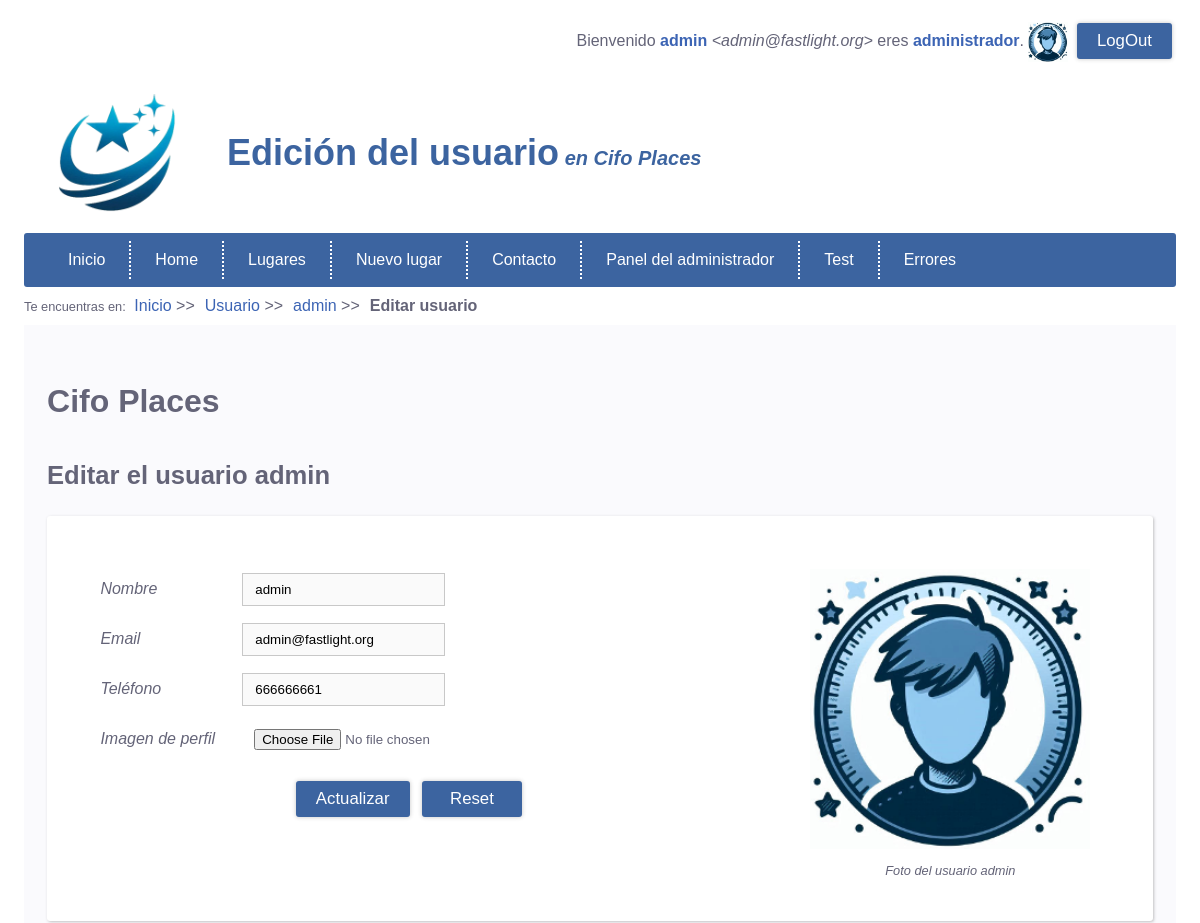
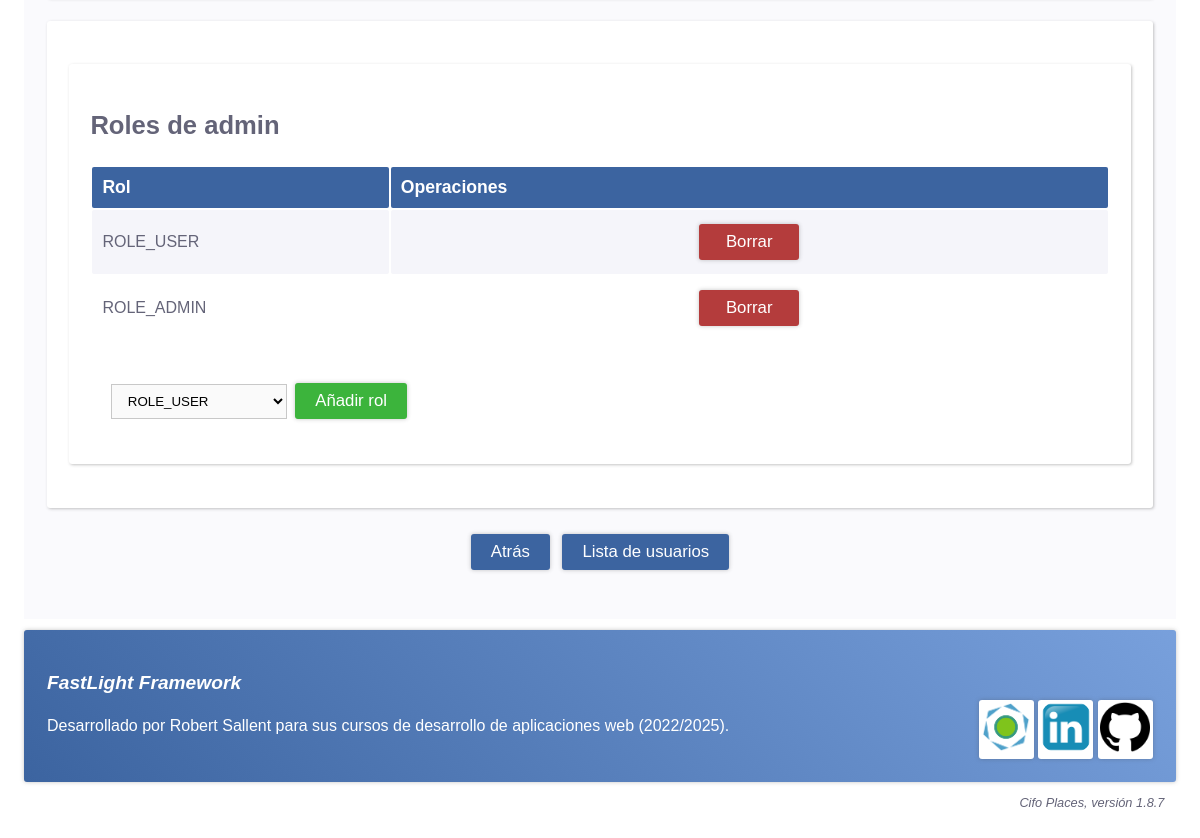
Screenshot of /User/edit/1 (signed in) with the database file from the repository (2 pictures, top to bottom).
### tables this page shows
CREATE TABLE users(
	id INT PRIMARY KEY auto_increment,
	displayname VARCHAR(32) NOT NULL,
	email VARCHAR(255) NOT NULL UNIQUE KEY,
	phone VARCHAR(32) NOT NULL UNIQUE KEY,
	password VARCHAR(255) NOT NULL,
	roles VARCHAR(1024) NOT NULL DEFAULT '["ROLE_USER"]',
	picture VARCHAR(256) DEFAULT NULL,
	created_at TIMESTAMP NOT NULL DEFAULT CURRENT_TIMESTAMP,
	updated_at TIMESTAMP NULL DEFAULT NULL ON UPDATE CURRENT_TIMESTAMP
);

### mvc/views/user/edit.php (the view, shortened to what the rows shown need)
 <!DOCTYPE html>
<html lang="es">
	<head>
		<?= $template->css() ?>
	</head>
	<body>
		<?= $template->login() ?>
		<?= $template->header('Edición del usuario') ?>
		<main>
    		<h1><?= APP_NAME ?></h1>
    		<h2>Editar el usuario <?= $user->displayname?></h2>
    		<section class="flex-container gap2">
        		<form method="POST" action="/User/update" class="flex2 no-border" enctype="multipart/form-data">
        			<label>Nombre</label>
        			<input type="text" name="displayname" value="<?=old('displayname', $user->displayname)?>">
        			<br>
        			<label>Email</label>
        			<input type="text" name="email" value="<?=old('email', $user->email)?>">
        			<br>
        			<label>Teléfono</label>
        			<input type="text" name="phone" value="<?=old('phone', $user->phone)?>">
        			<br>
        			<label>Imagen de perfil</label>
        			<input type="file" name="picture" accept="image/*" id="file-with-preview">
        			<br>
        			<div class="centrado my2">
        				<input type="submit" class="button" name="actualizar" value="Actualizar">
        				<input type="reset" class="button" value="Reset">
        			</div>
        		</form>
        		<div class="flex1 centrado p2">
                    <img src="<?=USER_IMAGE_FOLDER.'/'.($user->picture ?? DEFAULT_USER_IMAGE)?>"
                         class="cover enlarge-image" alt="Foto del usuario ">
                    <figcaption>Foto del usuario <?= $user->displayname ?? 'Desconocido' ?></figcaption>
                </div>
    		</section>
    		<section>
    			<?php if(Login::isAdmin()) { ?>
    			<section>
                    <h2>Roles de <?= $user->displayname ?></h2>
                    <?php if (empty($user->roles)) { ?>
                        <div class='warning p2'><p>No se han indicado roles.</p></div>
                    <?php } else { ?>
                        <table class="table w100">
                            <tr>
                                <th>Rol</th><th>Operaciones</th>
                            </tr>
                            <?php foreach ($user->roles as $role) { ?>
                                <tr>
                                    <td><?= $role ?></td>
                                    <td class="centrado">
                                        <form method="POST" class="no-border" action="/User/removerole">
                                            <input type="submit" class="button-danger" name="remove" value="Borrar">
                                        </form>
                                    </td>
                                </tr>
                            <?php } ?>
                        </table>
                    <form class="w50 m0 no-border" method="POST" action="/User/addrole">
                        <select name="role">
                            <?php foreach (USER_ROLES as $roleName) { ?>
                                <option value="<?= $roleName ?>"><?= $roleName ?></option>
                            <?php } ?>
                        </select>
                        <input class="button-success" type="submit" name="add" value="Añadir rol">
                    </form>
                </section>
               <?php } ?>
               <?php } ?>
    		</section>
			<div class="centrado my2">
				<a class="button" onclick="history.back()">Atrás</a>
				<a class="button" href="/User/list">Lista de usuarios</a>
			</div>
		</main>
	</body>
</html>

### templates/Base.php (shortened to what the rows shown need)
<?php
class Base implements TemplateInterface{
    protected array $css = [
        'standard'  => '/css/base.css',
        'tablet'    => '/css/base_tablet.css',
        'phone'     => '/css/base_phone.css',
        'printer'   => '/css/base_printer.css'
    ];
    protected array $mediaQueries = [
        'standard'  => 'screen',
        'tablet'    => 'screen and (max-width: 850px) and (min-width: 451px)',
        'phone'     => 'screen and (max-width: 450px)',
        'printer'   => 'print'
    ];
    public function css(){
        $html = "\n";
        foreach($this->css as $device => $file){
            if($file){
                $html .= "\t\t<link rel='stylesheet' media='".($this->mediaQueries[$device])."' type='text/css' href='$file'>\n";
            }
        }
        return $html;
    }
    public function login(){
        if(Login::guest()){
            $html = "
            <div class='derecha'>
                <a class='button' href='/User/create'>Registro</a>
                <a class='button' href='/Login'>LogIn</a>
            </div>";
        }else{
            $user = Login::user();
            $html = "
            <div class='right'>
                <span class='pc'>Bienvenido</span>
                <a class='negrita' href='/User/show/".user()->id."'>
                    $user->displayname
                </a>
                <span class='pc cursiva'>&lt;$user->email&gt;</span>";
                if($user->isAdmin())
                    $html .= "
                <span class='pc'> eres
                    <a class='negrita' href='/Panel/admin'>administrador</a>.
                </span>";
                $html .= "
                <img class='xx-small middle my1'
                    src='".USER_IMAGE_FOLDER."/".($user->picture ?? DEFAULT_USER_IMAGE)."'
                    alt='Imagen de perfil'>
                <a class='button' href='/Logout'>LogOut</a>
            </div>";
        }
        return $html;
    }
    public function header(
        ?string $title    = NULL,
        ?string $subtitle = NULL
    ){
        return "
            <header>
                <figure>
                    <a href='/'>
                        <img alt='FastLight Logo' src='/images/template/fastlight_base.png'>
                    </a>
                </figure>
                <hgroup>
            	   <h1>".($title ?? 'Página sin título' )."<span class='small italic'> en ".APP_NAME."</span></h1>
                   ".($subtitle ? '<p>'.$subtitle.'</p>' : '')."
                </hgroup>
            </header>
        ";
    }
}

### rows the page displays
users: displayname "admin", email "admin@fastlight.org", phone "666666661"

### other values shown
$title "Edición del usuario"
APP_NAME "Cifo Places"
$miga "Inicio"
$miga "Usuario"
$miga "admin"
$miga "Editar usuario"
$role "ROLE_USER"
$role "ROLE_ADMIN"
form field role "ROLE_USER"
